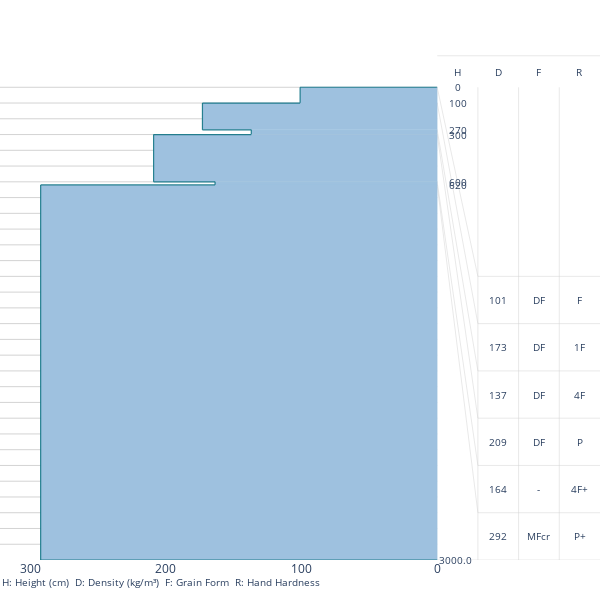

This figure's notebook cell:
### Code cell
from plotly_snow_profile import snow_profile
import pandas as pd

dataframe = pd.DataFrame(data_rows)
snow_profile_fig = snow_profile(weaklayer=plot_weaklayer, layers=plot_layers)
snow_profile_fig.show()

### Figure 1 — Plotly figure (JSON) as saved in the notebook; plotly's stock layout.template omitted (floating-point values rounded to 4 significant figures)
{"data": [{"line": {"color": "lightgrey", "width": 1}, "mode": "lines", "showlegend": false, "type": "scatter", "x": [0, -322.2], "y": [0, 0]}, {"line": {"color": "lightgrey", "width": 1}, "mode": "lines", "showlegend": false, "type": "scatter", "x": [0, -322.2], "y": [100, 100]}, {"line": {"color": "lightgrey", "width": 1}, "mode": "lines", "showlegend": false, "type": "scatter", "x": [0, -322.2], "y": [200, 200]}, {"line": {"color": "lightgrey", "width": 1}, "mode": "lines", "showlegend": false, "type": "scatter", "x": [0, -322.2], "y": [300, 300]}, {"line": {"color": "lightgrey", "width": 1}, "mode": "lines", "showlegend": false, "type": "scatter", "x": [0, -322.2], "y": [400, 400]}, {"line": {"color": "lightgrey", "width": 1}, "mode": "lines", "showlegend": false, "type": "scatter", "x": [0, -322.2], "y": [500, 500]}, {"line": {"color": "lightgrey", "width": 1}, "mode": "lines", "showlegend": false, "type": "scatter", "x": [0, -322.2], "y": [600, 600]}, {"line": {"color": "lightgrey", "width": 1}, "mode": "lines", "showlegend": false, "type": "scatter", "x": [0, -322.2], "y": [700, 700]}, {"line": {"color": "lightgrey", "width": 1}, "mode": "lines", "showlegend": false, "type": "scatter", "x": [0, -322.2], "y": [800, 800]}, {"line": {"color": "lightgrey", "width": 1}, "mode": "lines", "showlegend": false, "type": "scatter", "x": [0, -322.2], "y": [900, 900]}, {"line": {"color": "lightgrey", "width": 1}, "mode": "lines", "showlegend": false, "type": "scatter", "x": [0, -322.2], "y": [1000, 1000]}, {"line": {"color": "lightgrey", "width": 1}, "mode": "lines", "showlegend": false, "type": "scatter", "x": [0, -322.2], "y": [1100, 1100]}, {"line": {"color": "lightgrey", "width": 1}, "mode": "lines", "showlegend": false, "type": "scatter", "x": [0, -322.2], "y": [1200, 1200]}, {"line": {"color": "lightgrey", "width": 1}, "mode": "lines", "showlegend": false, "type": "scatter", "x": [0, -322.2], "y": [1300, 1300]}, {"line": {"color": "lightgrey", "width": 1}, "mode": "lines", "showlegend": false, "type": "scatter", "x": [0, -322.2], "y": [1400, 1400]}, {"line": {"color": "lightgrey", "width": 1}, "mode": "lines", "showlegend": false, "type": "scatter", "x": [0, -322.2], "y": [1500, 1500]}, {"line": {"color": "lightgrey", "width": 1}, "mode": "lines", "showlegend": false, "type": "scatter", "x": [0, -322.2], "y": [1600, 1600]}, {"line": {"color": "lightgrey", "width": 1}, "mode": "lines", "showlegend": false, "type": "scatter", "x": [0, -322.2], "y": [1700, 1700]}, {"line": {"color": "lightgrey", "width": 1}, "mode": "lines", "showlegend": false, "type": "scatter", "x": [0, -322.2], "y": [1800, 1800]}, {"line": {"color": "lightgrey", "width": 1}, "mode": "lines", "showlegend": false, "type": "scatter", "x": [0, -322.2], "y": [1900, 1900]}, {"line": {"color": "lightgrey", "width": 1}, "mode": "lines", "showlegend": false, "type": "scatter", "x": [0, -322.2], "y": [2000, 2000]}, {"line": {"color": "lightgrey", "width": 1}, "mode": "lines", "showlegend": false, "type": "scatter", "x": [0, -322.2], "y": [2100, 2100]}, {"line": {"color": "lightgrey", "width": 1}, "mode": "lines", "showlegend": false, "type": "scatter", "x": [0, -322.2], "y": [2200, 2200]}, {"line": {"color": "lightgrey", "width": 1}, "mode": "lines", "showlegend": false, "type": "scatter", "x": [0, -322.2], "y": [2300, 2300]}, {"line": {"color": "lightgrey", "width": 1}, "mode": "lines", "showlegend": false, "type": "scatter", "x": [0, -322.2], "y": [2400, 2400]}, {"line": {"color": "lightgrey", "width": 1}, "mode": "lines", "showlegend": false, "type": "scatter", "x": [0, -322.2], "y": [2500, 2500]}, {"line": {"color": "lightgrey", "width": 1}, "mode": "lines", "showlegend": false, "type": "scatter", "x": [0, -322.2], "y": [2600, 2600]}, {"line": {"color": "lightgrey", "width": 1}, "mode": "lines", "showlegend": false, "type": "scatter", "x": [0, -322.2], "y": [2700, 2700]}, {"line": {"color": "lightgrey", "width": 1}, "mode": "lines", "showlegend": false, "type": "scatter", "x": [0, -322.2], "y": [2800, 2800]}, {"line": {"color": "lightgrey", "width": 1}, "mode": "lines", "showlegend": false, "type": "scatter", "x": [0, -322.2], "y": [2900, 2900]}], "layout": {"annotations": [{"font": {"size": 10}, "showarrow": false, "text": "0", "x": 15, "xanchor": "center", "y": 0, "yanchor": "middle"}, {"font": {"size": 10}, "showarrow": false, "text": "101", "x": 45, "xanchor": "center", "y": 1350, "yanchor": "middle"}, {"font": {"size": 10}, "showarrow": false, "text": "DF", "x": 75, "xanchor": "center", "y": 1350, "yanchor": "middle"}, {"font": {"size": 10}, "showarrow": false, "text": "F", "x": 105, "xanchor": "center", "y": 1350, "yanchor": "middle"}, {"font": {"size": 10}, "showarrow": false, "text": "100", "x": 15, "xanchor": "center", "y": 100, "yanchor": "middle"}, {"font": {"size": 10}, "showarrow": false, "text": "173", "x": 45, "xanchor": "center", "y": 1650, "yanchor": "middle"}, {"font": {"size": 10}, "showarrow": false, "text": "DF", "x": 75, "xanchor": "center", "y": 1650, "yanchor": "middle"}, {"font": {"size": 10}, "showarrow": false, "text": "1F", "x": 105, "xanchor": "center", "y": 1650, "yanchor": "middle"}, {"font": {"size": 10}, "showarrow": false, "text": "270", "x": 15, "xanchor": "center", "y": 270, "yanchor": "middle"}, {"font": {"size": 10}, "showarrow": false, "text": "137", "x": 45, "xanchor": "center", "y": 1950, "yanchor": "middle"}, {"font": {"size": 10}, "showarrow": false, "text": "DF", "x": 75, "xanchor": "center", "y": 1950, "yanchor": "middle"}, {"font": {"size": 10}, "showarrow": false, "text": "4F", "x": 105, "xanchor": "center", "y": 1950, "yanchor": "middle"}, {"font": {"size": 10}, "showarrow": false, "text": "300", "x": 15, "xanchor": "center", "y": 300, "yanchor": "middle"}, {"font": {"size": 10}, "showarrow": false, "text": "209", "x": 45, "xanchor": "center", "y": 2250, "yanchor": "middle"}, {"font": {"size": 10}, "showarrow": false, "text": "DF", "x": 75, "xanchor": "center", "y": 2250, "yanchor": "middle"}, {"font": {"size": 10}, "showarrow": false, "text": "P", "x": 105, "xanchor": "center", "y": 2250, "yanchor": "middle"}, {"font": {"size": 10}, "showarrow": false, "text": "600", "x": 15, "xanchor": "center", "y": 600, "yanchor": "middle"}, {"font": {"size": 10}, "showarrow": false, "text": "164", "x": 45, "xanchor": "center", "y": 2550, "yanchor": "middle"}, {"font": {"size": 10}, "showarrow": false, "text": "-", "x": 75, "xanchor": "center", "y": 2550, "yanchor": "middle"}, {"font": {"size": 10}, "showarrow": false, "text": "4F+", "x": 105, "xanchor": "center", "y": 2550, "yanchor": "middle"}, {"font": {"size": 10}, "showarrow": false, "text": "620", "x": 15, "xanchor": "center", "y": 620, "yanchor": "middle"}, {"font": {"size": 10}, "showarrow": false, "text": "292", "x": 45, "xanchor": "center", "y": 2850, "yanchor": "middle"}, {"font": {"size": 10}, "showarrow": false, "text": "MFcr", "x": 75, "xanchor": "center", "y": 2850, "yanchor": "middle"}, {"font": {"size": 10}, "showarrow": false, "text": "P+", "x": 105, "xanchor": "center", "y": 2850, "yanchor": "middle"}, {"font": {"size": 10}, "showarrow": false, "text": "3000.0", "x": 0, "xanchor": "left", "y": 3000, "yanchor": "middle"}, {"font": {"size": 10}, "showarrow": false, "text": "H", "x": 15, "xanchor": "center", "y": -100, "yanchor": "middle"}, {"font": {"size": 10}, "showarrow": false, "text": "D", "x": 45, "xanchor": "center", "y": -100, "yanchor": "middle"}, {"font": {"size": 10}, "showarrow": false, "text": "F", "x": 75, "xanchor": "center", "y": -100, "yanchor": "middle"}, {"font": {"size": 10}, "showarrow": false, "text": "R", "x": 105, "xanchor": "center", "y": -100, "yanchor": "middle"}, {"align": "left", "font": {"size": 10}, "showarrow": false, "text": "H: Height (cm)  D: Density (kg/m³)  F: Grain Form  R: Hand Hardness", "x": 0, "xref": "paper", "y": -0.06, "yref": "paper"}], "height": 600, "margin": {"b": 40, "l": 0, "r": 0, "t": 40}, "paper_bgcolor": "white", "plot_bgcolor": "white", "shapes": [{"fillcolor": "#9ec1df", "layer": "above", "line": {"color": "#9ec1df", "width": 0.4}, "type": "rect", "x0": -101, "x1": 0, "y0": 0, "y1": 100}, {"line": {"color": "rgba(4, 110, 124, 0.812)", "width": 1.2}, "type": "line", "x0": 0, "x1": -101, "y0": 0, "y1": 0}, {"line": {"color": "rgba(4, 110, 124, 0.812)", "width": 1.2}, "type": "line", "x0": -101, "x1": -101, "y0": 0, "y1": 100}, {"line": {"color": "lightgrey", "width": 0.5}, "type": "line", "x0": 30, "x1": 120, "y0": 1200, "y1": 1200}, {"line": {"color": "lightgrey", "width": 0.5}, "type": "line", "x0": 0, "x1": 30, "y0": 100, "y1": 1500}, {"fillcolor": "#9ec1df", "layer": "above", "line": {"color": "#9ec1df", "width": 0.4}, "type": "rect", "x0": -173, "x1": 0, "y0": 100, "y1": 270}, {"line": {"color": "rgba(4, 110, 124, 0.812)", "width": 1.2}, "type": "line", "x0": -101, "x1": -173, "y0": 100, "y1": 100}, {"line": {"color": "rgba(4, 110, 124, 0.812)", "width": 1.2}, "type": "line", "x0": -173, "x1": -173, "y0": 100, "y1": 270}, {"line": {"color": "lightgrey", "width": 0.5}, "type": "line", "x0": 30, "x1": 120, "y0": 1500, "y1": 1500}, {"line": {"color": "lightgrey", "width": 0.5}, "type": "line", "x0": 0, "x1": 30, "y0": 270, "y1": 1800}, {"fillcolor": "#9ec1df", "layer": "above", "line": {"color": "#9ec1df", "width": 0.4}, "type": "rect", "x0": -137, "x1": 0, "y0": 270, "y1": 300}, {"line": {"color": "rgba(4, 110, 124, 0.812)", "width": 1.2}, "type": "line", "x0": -173, "x1": -137, "y0": 270, "y1": 270}, {"line": {"color": "rgba(4, 110, 124, 0.812)", "width": 1.2}, "type": "line", "x0": -137, "x1": -137, "y0": 270, "y1": 300}, {"line": {"color": "lightgrey", "width": 0.5}, "type": "line", "x0": 30, "x1": 120, "y0": 1800, "y1": 1800}, {"line": {"color": "lightgrey", "width": 0.5}, "type": "line", "x0": 0, "x1": 30, "y0": 300, "y1": 2100}, {"fillcolor": "#9ec1df", "layer": "above", "line": {"color": "#9ec1df", "width": 0.4}, "type": "rect", "x0": -209, "x1": 0, "y0": 300, "y1": 600}, {"line": {"color": "rgba(4, 110, 124, 0.812)", "width": 1.2}, "type": "line", "x0": -137, "x1": -209, "y0": 300, "y1": 300}, {"line": {"color": "rgba(4, 110, 124, 0.812)", "width": 1.2}, "type": "line", "x0": -209, "x1": -209, "y0": 300, "y1": 600}, {"line": {"color": "lightgrey", "width": 0.5}, "type": "line", "x0": 30, "x1": 120, "y0": 2100, "y1": 2100}, {"line": {"color": "lightgrey", "width": 0.5}, "type": "line", "x0": 0, "x1": 30, "y0": 600, "y1": 2400}, {"fillcolor": "#9ec1df", "layer": "above", "line": {"color": "#9ec1df", "width": 0.4}, "type": "rect", "x0": -163.7, "x1": 0, "y0": 600, "y1": 620}, {"line": {"color": "rgba(4, 110, 124, 0.812)", "width": 1.2}, "type": "line", "x0": -209, "x1": -163.7, "y0": 600, "y1": 600}, {"line": {"color": "rgba(4, 110, 124, 0.812)", "width": 1.2}, "type": "line", "x0": -163.7, "x1": -163.7, "y0": 600, "y1": 620}, {"line": {"color": "lightgrey", "width": 0.5}, "type": "line", "x0": 30, "x1": 120, "y0": 2400, "y1": 2400}, {"line": {"color": "lightgrey", "width": 0.5}, "type": "line", "x0": 0, "x1": 30, "y0": 620, "y1": 2700}, {"fillcolor": "#9ec1df", "layer": "above", "line": {"color": "#9ec1df", "width": 0.4}, "type": "rect", "x0": -292.2, "x1": 0, "y0": 620, "y1": 3000}, {"line": {"color": "rgba(4, 110, 124, 0.812)", "width": 1.2}, "type": "line", "x0": -163.7, "x1": -292.2, "y0": 620, "y1": 620}, {"line": {"color": "rgba(4, 110, 124, 0.812)", "width": 1.2}, "type": "line", "x0": -292.2, "x1": -292.2, "y0": 620, "y1": 3000}, {"line": {"color": "lightgrey", "width": 0.5}, "type": "line", "x0": 30, "x1": 120, "y0": 2700, "y1": 2700}, {"line": {"color": "lightgrey", "width": 0.5}, "type": "line", "x0": 0, "x1": 30, "y0": 3000, "y1": 3000}, {"line": {"color": "rgba(4, 110, 124, 0.812)", "width": 1.2}, "type": "line", "x0": -292.2, "x1": 0, "y0": 3000, "y1": 3000}, {"line": {"color": "lightgrey", "width": 0.5}, "type": "line", "x0": 30, "x1": 120, "y0": 3000, "y1": 3000}, {"line": {"color": "lightgrey", "width": 0.5}, "type": "line", "x0": 0, "x1": 30, "y0": 0, "y1": 1200}, {"line": {"color": "lightgrey", "width": 0.5}, "type": "line", "x0": 30, "x1": 30, "y0": 0, "y1": 3000}, {"line": {"color": "lightgrey", "width": 0.5}, "type": "line", "x0": 60, "x1": 60, "y0": 0, "y1": 3000}, {"line": {"color": "lightgrey", "width": 0.5}, "type": "line", "x0": 90, "x1": 90, "y0": 0, "y1": 3000}, {"line": {"color": "lightgrey", "width": 0.5}, "type": "line", "x0": 0, "x1": 120, "y0": -200, "y1": -200}], "width": 600, "xaxis": {"autorange": false, "range": [-322.2, 120], "ticktext": ["400", "300", "200", "100", "0"], "tickvals": [-400, -300, -200, -100, 0]}, "yaxis": {"domain": [0, 1], "range": [3000, -300], "showticklabels": false, "zeroline": false, "zerolinecolor": "gray", "zerolinewidth": 1}}}
